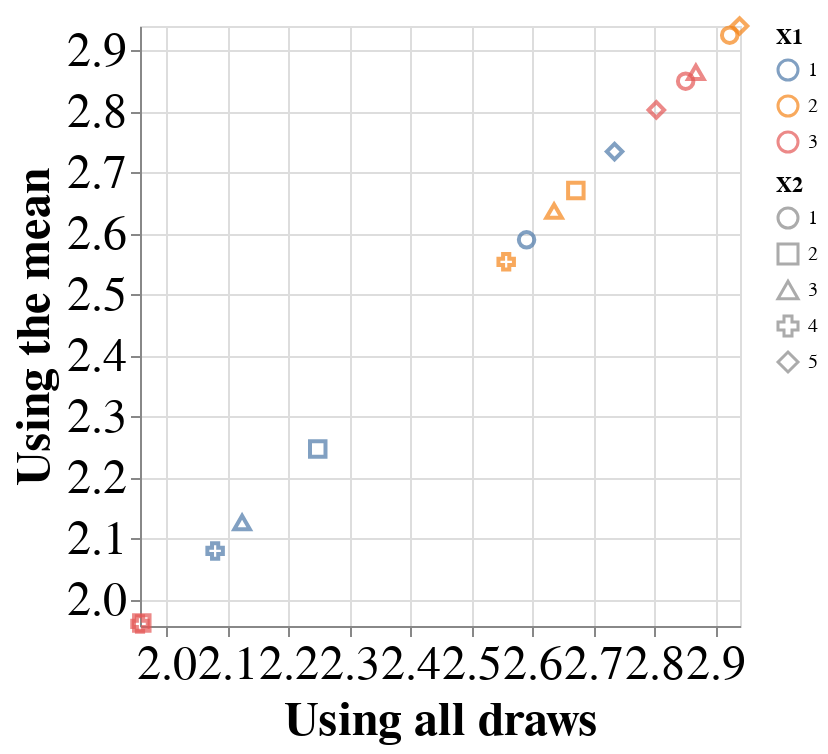

The code cell stored with this chart in its notebook:
### Markdown cell above
We compare the raked value of the mean of the observations with the mean of the raked values for each sample of observations.

### Code cell
delta_method = pd.DataFrame({'X1': x1, \
                             'X2': x2, \
                             'mean': df_raked.loc[df_raked.Type=='Raked'].Value})
all_draws = pd.DataFrame({'X1': x1, \
                          'X2': x2, \
                          'all_draws': mean_draws})
df_both = delta_method.merge(all_draws, how='inner', \
    on=['X1', 'X2'])
min_x = min(df_both['mean'].min(), df_both['all_draws'].min())
max_x = max(df_both['mean'].max(), df_both['all_draws'].max())
chart = alt.Chart(df_both).mark_point(size=60).encode(
    x=alt.X('all_draws:Q', scale=alt.Scale(domain=[min_x, max_x], zero=False), axis=alt.Axis(title='Using all draws')),
    y=alt.Y('mean:Q', scale=alt.Scale(domain=[min_x, max_x], zero=False), axis=alt.Axis(title='Using the mean')),
    color=alt.Color('X1:N', legend=alt.Legend(title='X1')),
    shape=alt.Shape('X2:N', legend=alt.Legend(title='X2'))
).configure_axis(
    labelFontSize=24,
    titleFontSize=24
)
chart

### Figure 1 — Vega-Lite specification as saved in the notebook (floating-point values rounded to 4 significant figures)
{"config": {"view": {"continuousWidth": 300, "continuousHeight": 300}, "axis": {"labelFontSize": 24, "titleFontSize": 24}}, "data": {"name": "data-cc25e0b48e81fb506ca345444de5b672"}, "mark": {"type": "point", "size": 60}, "encoding": {"color": {"field": "X1", "legend": {"title": "X1"}, "type": "nominal"}, "shape": {"field": "X2", "legend": {"title": "X2"}, "type": "nominal"}, "x": {"axis": {"title": "Using all draws"}, "field": "all_draws", "scale": {"domain": [1.957, 2.941], "zero": false}, "type": "quantitative"}, "y": {"axis": {"title": "Using the mean"}, "field": "mean", "scale": {"domain": [1.957, 2.941], "zero": false}, "type": "quantitative"}}, "$schema": "https://vega.github.io/schema/vega-lite/v5.17.0.json", "datasets": {"data-cc25e0b48e81fb506ca345444de5b672": [{"X1": 1, "X2": 1, "mean": 2.59, "all_draws": 2.591}, {"X1": 2, "X2": 1, "mean": 2.925, "all_draws": 2.924}, {"X1": 3, "X2": 1, "mean": 2.85, "all_draws": 2.851}, {"X1": 1, "X2": 2, "mean": 2.247, "all_draws": 2.248}, {"X1": 2, "X2": 2, "mean": 2.671, "all_draws": 2.671}, {"X1": 3, "X2": 2, "mean": 1.962, "all_draws": 1.96}, {"X1": 1, "X2": 3, "mean": 2.126, "all_draws": 2.124}, {"X1": 2, "X2": 3, "mean": 2.637, "all_draws": 2.636}, {"X1": 3, "X2": 3, "mean": 2.865, "all_draws": 2.868}, {"X1": 1, "X2": 4, "mean": 2.08, "all_draws": 2.08}, {"X1": 2, "X2": 4, "mean": 2.554, "all_draws": 2.557}, {"X1": 3, "X2": 4, "mean": 1.96, "all_draws": 1.957}, {"X1": 1, "X2": 5, "mean": 2.735, "all_draws": 2.735}, {"X1": 2, "X2": 5, "mean": 2.941, "all_draws": 2.94}, {"X1": 3, "X2": 5, "mean": 2.803, "all_draws": 2.803}]}}
